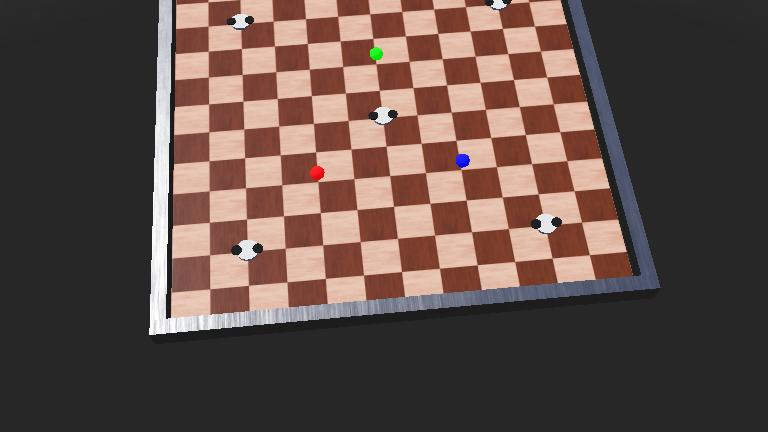
#> input picture codigo/primerafase_webots/worlds/.lab_robotat.jpg, 768 x 432 px, given in place of f_20.png, which was not available
$ python fotos_robotat.py ../primerafase_webots/worlds
#> lines starting #> are read from the running program, lines starting #| are printed output that depends on the picture
"""Arma la figura de fotos del enjambre sobre la plataforma del Robotat.

Fuente: video grabado el 21 de octubre de 2026, primer día de la campaña con
el obstáculo en movimiento (experimento E19). El video no está en el
repositorio por su tamaño (unos 140 MB).

Primero se extraen los fotogramas con ffmpeg, a los 20, 30, 40 y 50 s del
inicio de la grabación:

    for t in 20 30 40 50; do
        ffmpeg -ss $t -i P13_obstaculo_movil_1080p.mp4 -frames:v 1 f_$t.png
    done

Luego este script recorta la zona de la plataforma en cada fotograma y apila
los cuatro recortes en un solo JPEG. En la tesis, cada subfigura toma su
franja con la opción viewport de includegraphics.

Uso: python fotos_robotat.py <carpeta_con_los_png>
"""
import sys
from PIL import Image

carpeta = sys.argv[1]
tiempos = [20, 30, 40, 50]
recorte = (0, 120, 1700, 790)          # x0, y0, x1, y1 en el fotograma de 1920x1080
ancho_salida = 1275
paneles = []
for t in tiempos:
    img = Image.open(f"{carpeta}/f_{t}.png").convert("RGB").crop(recorte)
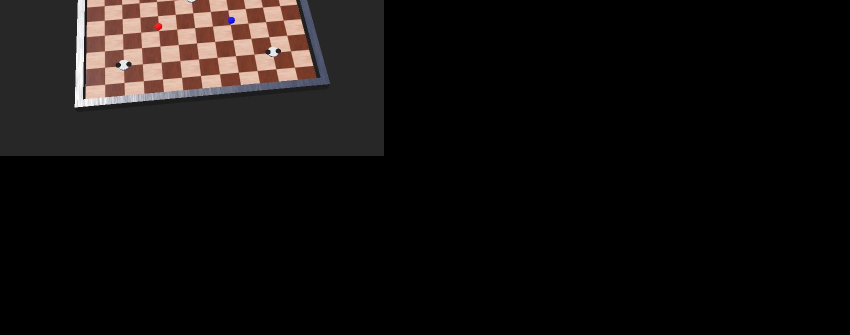
#> img: PIL image 1700x670 RGB (shown at 1/2 size); mean R, G, B 18.8, 15.6, 14.6
    alto = round(img.height * ancho_salida / img.width)
#> alto = 502
    paneles.append(img.resize((ancho_salida, alto), Image.LANCZOS))
#> pass 2 of the loop `for t in tiempos:`:
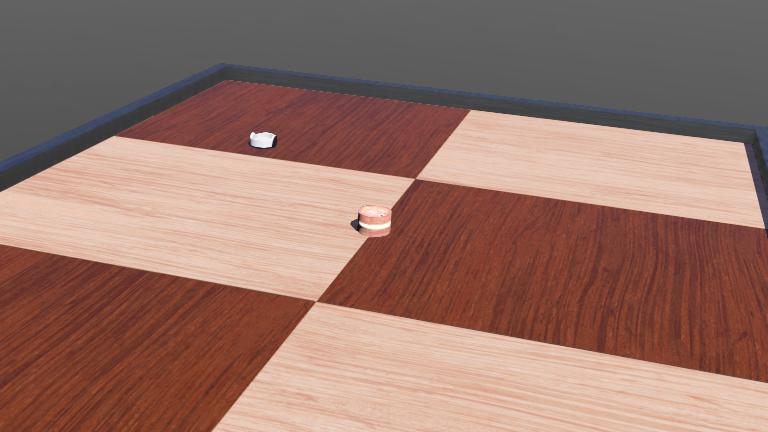
#> input picture codigo/primerafase_webots/worlds/.laboratorio12.jpg, 768 x 432 px, given in place of f_30.png, which was not available
#> `img = Image.open(f"{carpeta}/f_{t}.png").convert("RGB").crop(recorte)`:
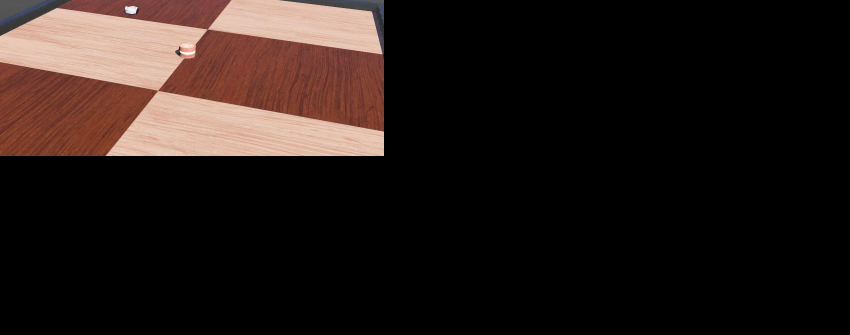
#> img: PIL image 1700x670 RGB (shown at 1/2 size); mean R, G, B 36.2, 26.3, 23
#> (the run stopped early here; a loop or call above may not have finished)
